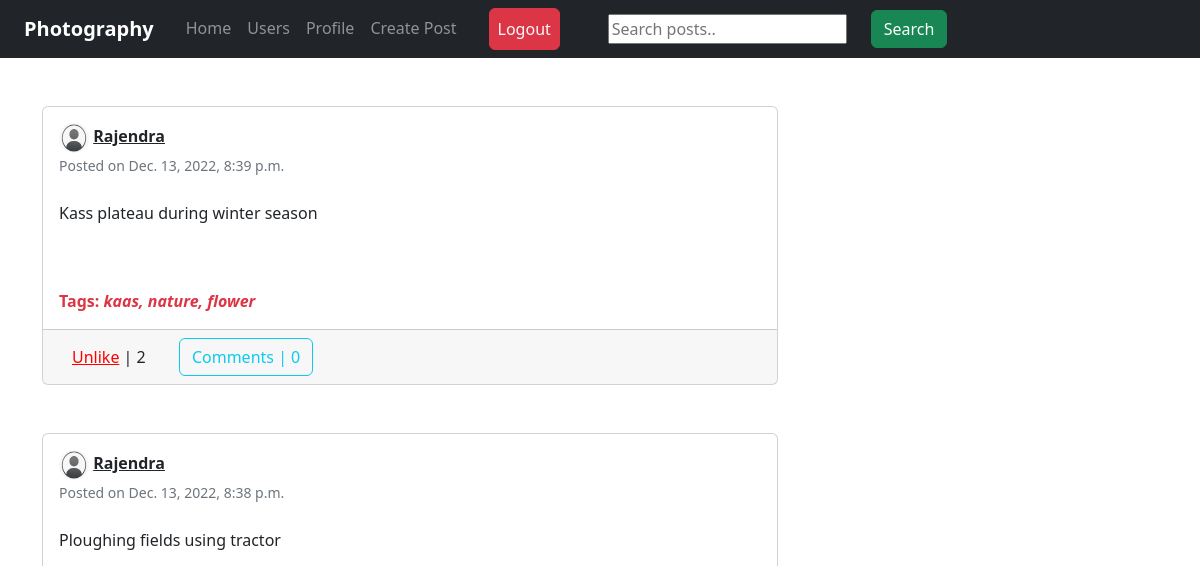
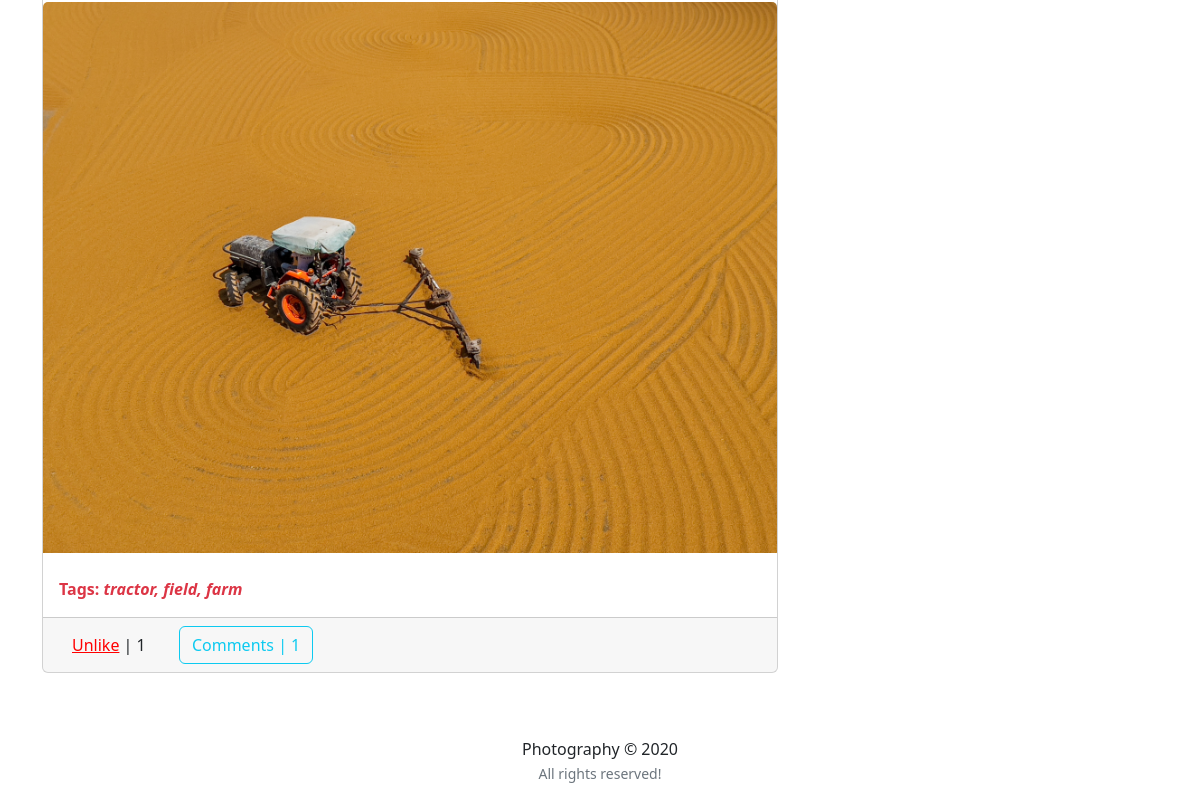
The page /user_posts/Rajendra (signed in) on the database as committed earlier (2 pictures, top to bottom).
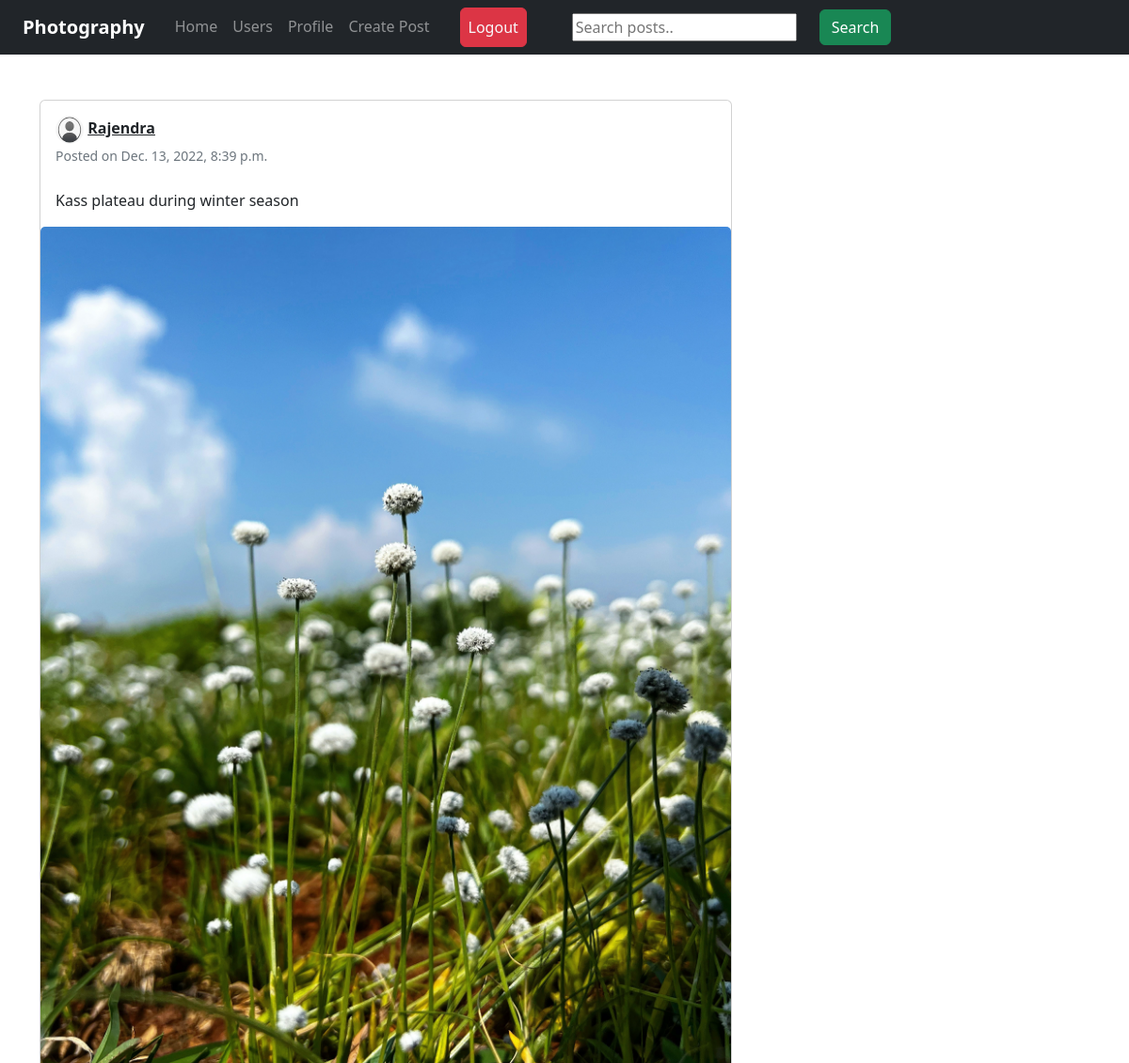
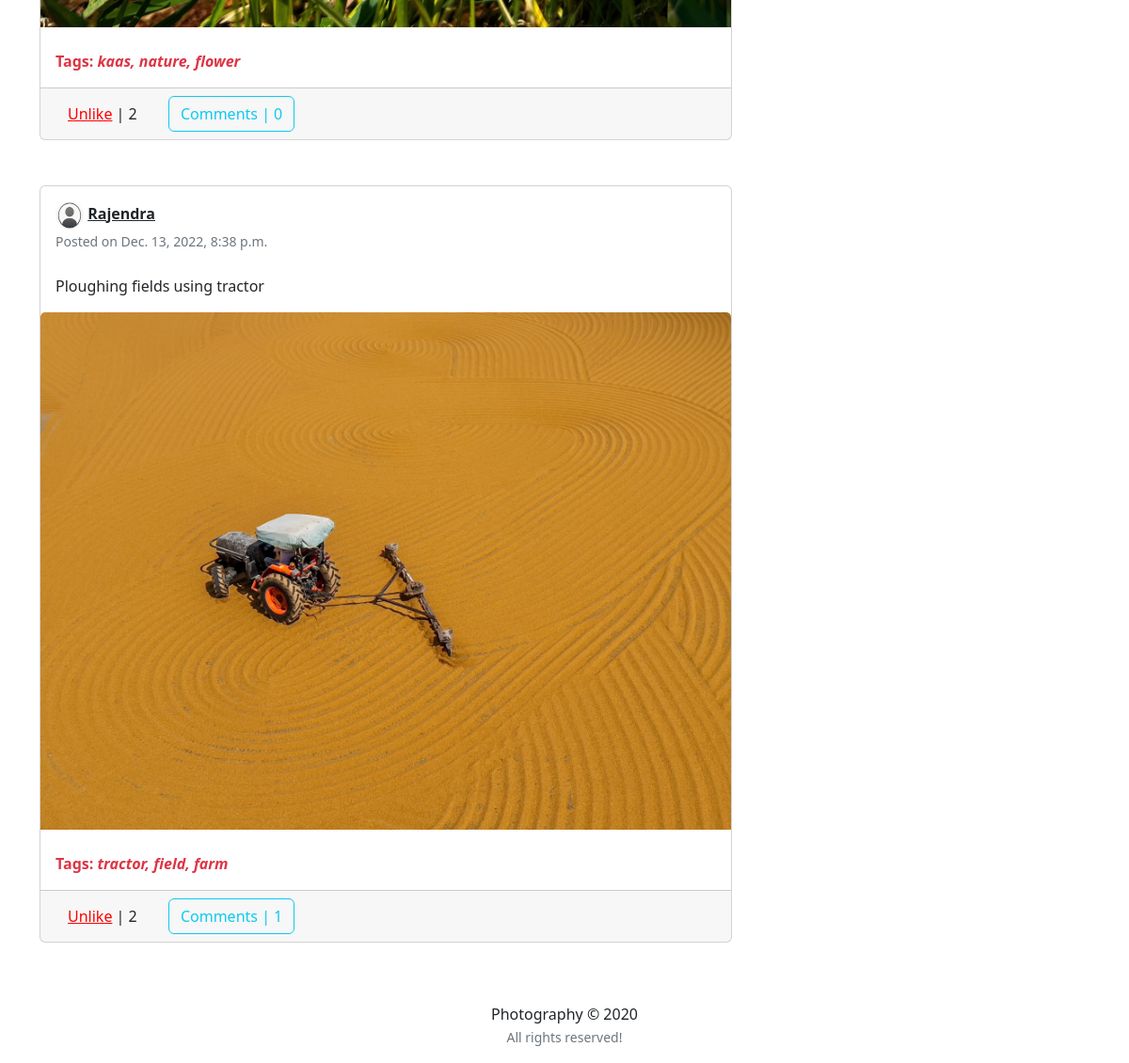
The same page on the database as committed later (2 pictures, top to bottom).
### feed/models.py (models this page shows, shortened)
class Post(models.Model):
	description = models.CharField(max_length=255, blank=True)
	pic = models.ImageField(upload_to='path/to/img')
	date_posted = models.DateTimeField(default=timezone.now)
	user_name = models.ForeignKey(User, on_delete=models.CASCADE)
	tags = models.CharField(max_length=100, blank=True)

### users/models.py (models this page shows, shortened)
class Profile(models.Model):
	user = models.OneToOneField(User, on_delete=models.CASCADE)
	image = models.ImageField(default='default.png', upload_to='profile_pics')
	slug = AutoSlugField(populate_from='user')
	bio = models.CharField(max_length=255, blank=True)
	def get_absolute_url(self):
		return "/users/{}".format(self.slug)

### feed/views.py (the view)
# urls.py: path('user_posts/<str:username>', UserPostListView.as_view(), name='user-posts'),
class UserPostListView(LoginRequiredMixin, ListView):
    model = Post
    template_name = 'feed/user_posts.html'
    context_object_name = 'posts'
    paginate_by = 10
    def get_context_data(self, **kwargs):
        context = super(UserPostListView, self).get_context_data(**kwargs)
        user = get_object_or_404(User, username=self.kwargs.get('username'))
        liked = [i for i in Post.objects.filter(
            user_name=user) if Like.objects.filter(user=self.request.user, post=i)]
        context['liked_post'] = liked
        return context
    def get_queryset(self):
        user = get_object_or_404(User, username=self.kwargs.get('username'))
        return Post.objects.filter(user_name=user).order_by('-date_posted')

### templates/feed/user_posts.html (shortened to what this page needs)
{% extends "feed/layout.html" %}
{% load static %}
{% block searchform %}
<form class="form-inline my-2 my-lg-0 ml-5" action="{% url 'search_posts' %}" method="get">
    <input name="p" type="text" placeholder="Search posts..">
    <button class="btn btn-success my-2 my-sm-0 ml-4" type="submit">Search</button>
</form>
{% endblock searchform %}
{% block content %}
<div class="container">
    <div class="row">
        <div class="col-md-8">
            {% for post in posts %}
            <div class="card card-signin my-5">
                <div class="card-body">
                    <a href="{{ post.user_name.profile.get_absolute_url }}"><img
                            src="{{ post.user_name.profile.image.url }}" class="rounded-circle" width="30" height="30"
                            alt=""></a>
                    <a class="text-dark"
                        href="{{ post.user_name.profile.get_absolute_url }}"><b>{{ post.user_name }}</b></a>
                    <br><small class="text-muted">Posted on {{ post.date_posted }}</small>
                    <br><br>
                    <p class="card-text text-dark">{{ post.description }}</p>
                </div>
                <a href="{% url 'post-detail' post.id %}"><img class="card-img-top" src="{{ post.pic.url }}" alt=""></a>
                {% if post.tags %}
                <br>
                <p class="text-danger ml-3"><b>Tags: <i>{{ post.tags }}</i></b></p>
                {% endif %}
                <div class="card-footer">
                    <button class="btn btn-white mr-3 like" id="{{ post.id }}">
                        {% if post in liked_post %}
                        <a href="{% url 'post-like' %}" style="color:red;" id="likebtn{{ post.id }}"> Unlike</a> |
                        {{post.likes.count}}
                        {% else %}
                        <a href="{% url 'post-like' %}" style="color:green;" id="likebtn{{ post.id }}"> Like</a> |
                        {{post.likes.count}}
                        {% endif %}
                    </button>
                    <a class="btn btn-outline-info" href="{% url 'post-detail' post.id %}">Comments |
                        {{ post.details.count }}</a>
                </div>
            </div>
            {% endfor %}
        </div>
    </div>
</div>
{% endblock content %}

### templates/feed/layout.html (shortened to what this page needs)
{% load static %}
<!DOCTYPE html>
<html>
<head>
    <link rel="stylesheet" href="https://maxcdn.bootstrapcdn.com/bootstrap/4.0.0/css/bootstrap.min.css">
    <link rel="stylesheet" href="https://stackpath.bootstrapcdn.com/bootstrap/4.5.0/css/bootstrap.min.css"
 />
	<link rel="stylesheet" href="https://unicons.iconscout.com/release/v2.1.9/css/unicons.css" />
	<link rel="stylesheet" type="text/css" href="https://storage.googleapis.com/bytewalk/profilepage.css">
	<link rel="stylesheet" type="text/css" href="https://storage.googleapis.com/bytewalk/styles.css">
	<link href="https://cdn.jsdelivr.net/npm/bootstrap@5.2.3/dist/css/bootstrap.min.css" rel="stylesheet"
>
</head>
<body>
	<nav class="navbar navbar-expand-lg navbar-dark bg-dark sticky-top">
	  <a class="navbar-brand ml-4 mr-4" href="#"><b>Photography</b></a>
	  <div class="collapse navbar-collapse" id="navbarNavAltMarkup">
	    <div class="navbar-nav">
	      <a class="nav-item nav-link" href="{% url 'home' %}">Home</a>
	      <a class="nav-item nav-link" href="{% url 'users_list' %}">Users</a>
	      {% if user.is_authenticated %}
	      	<a class="nav-item nav-link" href="{% url 'my_profile' %}">Profile</a>
	      	<a class="nav-item nav-link" href="{% url 'post-create' %}">Create Post</a>
	      	<a class="nav-item nav-link btn btn-danger ml-4  text-light" href="{% url 'logout' %}">Logout</a>
	      {% else %}
         	<a class="nav-item nav-link btn btn-success ml-4  text-light" href="{% url 'login' %}">Login</a>
          	<a class="nav-item nav-link btn btn-info ml-3  text-light" href="{% url 'register' %} ">Register</a>
          {% endif %}
	    	{% block searchform %}{% endblock searchform %}
		</div>
	  </div>
	</nav>
	{% block content %}{% endblock content %}
	<footer class="page-footer font-small black">
	  <div class="footer-copyright text-center py-3">Photography © 2020
	  <br><small class="text-muted">All rights reserved!</small>
	</div>
	</footer>
</body>
</html>

Rows that differ between the two databases and show on the page:
changed Post "Kass plateau during winter season": pic: picture added
computed for Post "Ploughing fields using tractor": likes.count "1" → "2"
